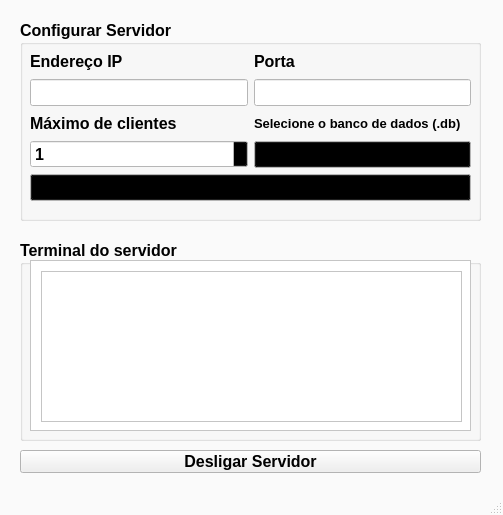
<?xml version="1.0" encoding="UTF-8"?>
<ui version="4.0">
 <class>Servidor</class>
 <widget class="QMainWindow" name="Servidor">
  <property name="geometry">
   <rect>
    <x>0</x>
    <y>0</y>
    <width>503</width>
    <height>515</height>
   </rect>
  </property>
  <property name="maximumSize">
   <size>
    <width>503</width>
    <height>515</height>
   </size>
  </property>
  <property name="palette">
   <palette>
    <active>
     <colorrole role="Base">
      <brush brushstyle="SolidPattern">
       <color alpha="255">
        <red>255</red>
        <green>255</green>
        <blue>255</blue>
       </color>
      </brush>
     </colorrole>
     <colorrole role="Window">
      <brush brushstyle="SolidPattern">
       <color alpha="255">
        <red>250</red>
        <green>250</green>
        <blue>250</blue>
       </color>
      </brush>
     </colorrole>
    </active>
    <inactive>
     <colorrole role="Base">
      <brush brushstyle="SolidPattern">
       <color alpha="255">
        <red>255</red>
        <green>255</green>
        <blue>255</blue>
       </color>
      </brush>
     </colorrole>
     <colorrole role="Window">
      <brush brushstyle="SolidPattern">
       <color alpha="255">
        <red>250</red>
        <green>250</green>
        <blue>250</blue>
       </color>
      </brush>
     </colorrole>
    </inactive>
    <disabled>
     <colorrole role="Base">
      <brush brushstyle="SolidPattern">
       <color alpha="255">
        <red>250</red>
        <green>250</green>
        <blue>250</blue>
       </color>
      </brush>
     </colorrole>
     <colorrole role="Window">
      <brush brushstyle="SolidPattern">
       <color alpha="255">
        <red>250</red>
        <green>250</green>
        <blue>250</blue>
       </color>
      </brush>
     </colorrole>
    </disabled>
   </palette>
  </property>
  <property name="windowTitle">
   <string>Servidor</string>
  </property>
  <property name="autoFillBackground">
   <bool>true</bool>
  </property>
  <widget class="QWidget" name="centralwidget">
   <widget class="QGroupBox" name="groupBox">
    <property name="geometry">
     <rect>
      <x>20</x>
      <y>20</y>
      <width>461</width>
      <height>201</height>
     </rect>
    </property>
    <property name="palette">
     <palette>
      <active>
       <colorrole role="WindowText">
        <brush brushstyle="SolidPattern">
         <color alpha="255">
          <red>0</red>
          <green>0</green>
          <blue>0</blue>
         </color>
        </brush>
       </colorrole>
       <colorrole role="Button">
        <brush brushstyle="SolidPattern">
         <color alpha="255">
          <red>0</red>
          <green>0</green>
          <blue>0</blue>
         </color>
        </brush>
       </colorrole>
       <colorrole role="Midlight">
        <brush brushstyle="SolidPattern">
         <color alpha="255">
          <red>0</red>
          <green>0</green>
          <blue>0</blue>
         </color>
        </brush>
       </colorrole>
       <colorrole role="Dark">
        <brush brushstyle="SolidPattern">
         <color alpha="255">
          <red>0</red>
          <green>0</green>
          <blue>0</blue>
         </color>
        </brush>
       </colorrole>
       <colorrole role="Mid">
        <brush brushstyle="SolidPattern">
         <color alpha="255">
          <red>0</red>
          <green>0</green>
          <blue>0</blue>
         </color>
        </brush>
       </colorrole>
       <colorrole role="Text">
        <brush brushstyle="SolidPattern">
         <color alpha="255">
          <red>0</red>
          <green>0</green>
          <blue>0</blue>
         </color>
        </brush>
       </colorrole>
       <colorrole role="ButtonText">
        <brush brushstyle="SolidPattern">
         <color alpha="255">
          <red>0</red>
          <green>0</green>
          <blue>0</blue>
         </color>
        </brush>
       </colorrole>
       <colorrole role="Base">
        <brush brushstyle="SolidPattern">
         <color alpha="255">
          <red>255</red>
          <green>255</green>
          <blue>255</blue>
         </color>
        </brush>
       </colorrole>
       <colorrole role="Window">
        <brush brushstyle="SolidPattern">
         <color alpha="255">
          <red>255</red>
          <green>255</green>
          <blue>255</blue>
         </color>
        </brush>
       </colorrole>
       <colorrole role="Shadow">
        <brush brushstyle="SolidPattern">
         <color alpha="255">
          <red>0</red>
          <green>0</green>
          <blue>0</blue>
         </color>
        </brush>
       </colorrole>
       <colorrole role="AlternateBase">
        <brush brushstyle="SolidPattern">
         <color alpha="255">
          <red>0</red>
          <green>0</green>
          <blue>0</blue>
         </color>
        </brush>
       </colorrole>
       <colorrole role="PlaceholderText">
        <brush brushstyle="SolidPattern">
         <color alpha="128">
          <red>0</red>
          <green>0</green>
          <blue>0</blue>
         </color>
        </brush>
       </colorrole>
      </active>
      <inactive>
       <colorrole role="WindowText">
        <brush brushstyle="SolidPattern">
         <color alpha="255">
          <red>0</red>
          <green>0</green>
          <blue>0</blue>
         </color>
        </brush>
       </colorrole>
       <colorrole role="Button">
        <brush brushstyle="SolidPattern">
         <color alpha="255">
          <red>0</red>
          <green>0</green>
          <blue>0</blue>
         </color>
        </brush>
       </colorrole>
       <colorrole role="Midlight">
        <brush brushstyle="SolidPattern">
         <color alpha="255">
          <red>0</red>
          <green>0</green>
          <blue>0</blue>
         </color>
        </brush>
       </colorrole>
       <colorrole role="Dark">
        <brush brushstyle="SolidPattern">
         <color alpha="255">
          <red>0</red>
          <green>0</green>
          <blue>0</blue>
         </color>
        </brush>
       </colorrole>
       <colorrole role="Mid">
        <brush brushstyle="SolidPattern">
         <color alpha="255">
          <red>0</red>
          <green>0</green>
          <blue>0</blue>
         </color>
        </brush>
       </colorrole>
       <colorrole role="Text">
        <brush brushstyle="SolidPattern">
         <color alpha="255">
          <red>0</red>
          <green>0</green>
          <blue>0</blue>
         </color>
        </brush>
       </colorrole>
       <colorrole role="ButtonText">
        <brush brushstyle="SolidPattern">
         <color alpha="255">
          <red>0</red>
          <green>0</green>
          <blue>0</blue>
         </color>
        </brush>
       </colorrole>
       <colorrole role="Base">
        <brush brushstyle="SolidPattern">
         <color alpha="255">
          <red>255</red>
          <green>255</green>
          <blue>255</blue>
         </color>
        </brush>
       </colorrole>
       <colorrole role="Window">
        <brush brushstyle="SolidPattern">
         <color alpha="255">
          <red>255</red>
          <green>255</green>
          <blue>255</blue>
         </color>
        </brush>
       </colorrole>
       <colorrole role="Shadow">
        <brush brushstyle="SolidPattern">
         <color alpha="255">
          <red>0</red>
          <green>0</green>
          <blue>0</blue>
         </color>
        </brush>
       </colorrole>
       <colorrole role="AlternateBase">
        <brush brushstyle="SolidPattern">
         <color alpha="255">
          <red>0</red>
          <green>0</green>
          <blue>0</blue>
         </color>
        </brush>
       </colorrole>
       <colorrole role="PlaceholderText">
        <brush brushstyle="SolidPattern">
         <color alpha="128">
          <red>0</red>
          <green>0</green>
          <blue>0</blue>
         </color>
        </brush>
       </colorrole>
      </inactive>
      <disabled>
       <colorrole role="WindowText">
        <brush brushstyle="SolidPattern">
         <color alpha="255">
          <red>0</red>
          <green>0</green>
          <blue>0</blue>
         </color>
        </brush>
       </colorrole>
       <colorrole role="Button">
        <brush brushstyle="SolidPattern">
         <color alpha="255">
          <red>0</red>
          <green>0</green>
          <blue>0</blue>
         </color>
        </brush>
       </colorrole>
       <colorrole role="Midlight">
        <brush brushstyle="SolidPattern">
         <color alpha="255">
          <red>0</red>
          <green>0</green>
          <blue>0</blue>
         </color>
        </brush>
       </colorrole>
       <colorrole role="Dark">
        <brush brushstyle="SolidPattern">
         <color alpha="255">
          <red>0</red>
          <green>0</green>
          <blue>0</blue>
         </color>
        </brush>
       </colorrole>
       <colorrole role="Mid">
        <brush brushstyle="SolidPattern">
         <color alpha="255">
          <red>0</red>
          <green>0</green>
          <blue>0</blue>
         </color>
        </brush>
       </colorrole>
       <colorrole role="Text">
        <brush brushstyle="SolidPattern">
         <color alpha="255">
          <red>0</red>
          <green>0</green>
          <blue>0</blue>
         </color>
        </brush>
       </colorrole>
       <colorrole role="ButtonText">
        <brush brushstyle="SolidPattern">
         <color alpha="255">
          <red>0</red>
          <green>0</green>
          <blue>0</blue>
         </color>
        </brush>
       </colorrole>
       <colorrole role="Base">
        <brush brushstyle="SolidPattern">
         <color alpha="255">
          <red>255</red>
          <green>255</green>
          <blue>255</blue>
         </color>
        </brush>
       </colorrole>
       <colorrole role="Window">
        <brush brushstyle="SolidPattern">
         <color alpha="255">
          <red>255</red>
          <green>255</green>
          <blue>255</blue>
         </color>
        </brush>
       </colorrole>
       <colorrole role="Shadow">
        <brush brushstyle="SolidPattern">
         <color alpha="255">
          <red>0</red>
          <green>0</green>
          <blue>0</blue>
         </color>
        </brush>
       </colorrole>
       <colorrole role="AlternateBase">
        <brush brushstyle="SolidPattern">
         <color alpha="255">
          <red>0</red>
          <green>0</green>
          <blue>0</blue>
         </color>
        </brush>
       </colorrole>
       <colorrole role="PlaceholderText">
        <brush brushstyle="SolidPattern">
         <color alpha="128">
          <red>0</red>
          <green>0</green>
          <blue>0</blue>
         </color>
        </brush>
       </colorrole>
      </disabled>
     </palette>
    </property>
    <property name="font">
     <font>
      <family>Arial</family>
      <pointsize>12</pointsize>
      <weight>75</weight>
      <bold>true</bold>
     </font>
    </property>
    <property name="autoFillBackground">
     <bool>false</bool>
    </property>
    <property name="title">
     <string>Configurar Servidor</string>
    </property>
    <widget class="QWidget" name="gridLayoutWidget">
     <property name="geometry">
      <rect>
       <x>10</x>
       <y>30</y>
       <width>441</width>
       <height>151</height>
      </rect>
     </property>
     <layout class="QGridLayout" name="area_configuracoes">
      <item row="2" column="0">
       <widget class="QPushButton" name="botao_iniciar">
        <property name="text">
         <string>Inicializar Servidor</string>
        </property>
       </widget>
      </item>
      <item row="1" column="0">
       <layout class="QHBoxLayout" name="Clientes_Banco">
        <item>
         <layout class="QVBoxLayout" name="clientes">
          <item>
           <widget class="QLabel" name="label_maxclientes">
            <property name="text">
             <string>Máximo de clientes</string>
            </property>
           </widget>
          </item>
          <item>
           <widget class="QSpinBox" name="spinbox_maxclientes">
            <property name="minimum">
             <number>1</number>
            </property>
            <property name="maximum">
             <number>1000</number>
            </property>
           </widget>
          </item>
         </layout>
        </item>
        <item>
         <layout class="QVBoxLayout" name="banco">
          <item>
           <widget class="QLabel" name="label_banco">
            <property name="font">
             <font>
              <pointsize>10</pointsize>
              <weight>75</weight>
              <bold>true</bold>
             </font>
            </property>
            <property name="text">
             <string>Selecione o banco de dados (.db)</string>
            </property>
           </widget>
          </item>
          <item>
           <widget class="QPushButton" name="botao_escolher_banco">
            <property name="text">
             <string>Selecionar arquivo...</string>
            </property>
           </widget>
          </item>
         </layout>
        </item>
       </layout>
      </item>
      <item row="0" column="0">
       <layout class="QHBoxLayout" name="rede">
        <item>
         <layout class="QVBoxLayout" name="ip">
          <item>
           <widget class="QLabel" name="label_ip">
            <property name="text">
             <string>Endereço IP</string>
            </property>
           </widget>
          </item>
          <item>
           <widget class="QLineEdit" name="campo_ip"/>
          </item>
         </layout>
        </item>
        <item>
         <layout class="QVBoxLayout" name="porta">
          <item>
           <widget class="QLabel" name="label_porta">
            <property name="text">
             <string>Porta</string>
            </property>
           </widget>
          </item>
          <item>
           <widget class="QLineEdit" name="campo_porta"/>
          </item>
         </layout>
        </item>
       </layout>
      </item>
     </layout>
    </widget>
   </widget>
   <widget class="QGroupBox" name="Terminal">
    <property name="geometry">
     <rect>
      <x>20</x>
      <y>240</y>
      <width>461</width>
      <height>201</height>
     </rect>
    </property>
    <property name="palette">
     <palette>
      <active>
       <colorrole role="Base">
        <brush brushstyle="SolidPattern">
         <color alpha="255">
          <red>255</red>
          <green>255</green>
          <blue>255</blue>
         </color>
        </brush>
       </colorrole>
       <colorrole role="Window">
        <brush brushstyle="SolidPattern">
         <color alpha="255">
          <red>255</red>
          <green>255</green>
          <blue>255</blue>
         </color>
        </brush>
       </colorrole>
      </active>
      <inactive>
       <colorrole role="Base">
        <brush brushstyle="SolidPattern">
         <color alpha="255">
          <red>255</red>
          <green>255</green>
          <blue>255</blue>
         </color>
        </brush>
       </colorrole>
       <colorrole role="Window">
        <brush brushstyle="SolidPattern">
         <color alpha="255">
          <red>255</red>
          <green>255</green>
          <blue>255</blue>
         </color>
        </brush>
       </colorrole>
      </inactive>
      <disabled>
       <colorrole role="Base">
        <brush brushstyle="SolidPattern">
         <color alpha="255">
          <red>255</red>
          <green>255</green>
          <blue>255</blue>
         </color>
        </brush>
       </colorrole>
       <colorrole role="Window">
        <brush brushstyle="SolidPattern">
         <color alpha="255">
          <red>255</red>
          <green>255</green>
          <blue>255</blue>
         </color>
        </brush>
       </colorrole>
      </disabled>
     </palette>
    </property>
    <property name="font">
     <font>
      <family>Arial</family>
      <pointsize>12</pointsize>
      <weight>75</weight>
      <bold>true</bold>
     </font>
    </property>
    <property name="layoutDirection">
     <enum>Qt::LeftToRight</enum>
    </property>
    <property name="autoFillBackground">
     <bool>false</bool>
    </property>
    <property name="title">
     <string>Terminal do servidor</string>
    </property>
    <widget class="QScrollArea" name="terminal_servidor">
     <property name="geometry">
      <rect>
       <x>10</x>
       <y>20</y>
       <width>441</width>
       <height>171</height>
      </rect>
     </property>
     <property name="autoFillBackground">
      <bool>false</bool>
     </property>
     <property name="widgetResizable">
      <bool>true</bool>
     </property>
     <widget class="QWidget" name="scrollAreaWidgetContents">
      <property name="geometry">
       <rect>
        <x>0</x>
        <y>0</y>
        <width>439</width>
        <height>169</height>
       </rect>
      </property>
      <widget class="QTextEdit" name="terminal_informacoes">
       <property name="geometry">
        <rect>
         <x>10</x>
         <y>10</y>
         <width>421</width>
         <height>151</height>
        </rect>
       </property>
       <property name="font">
        <font>
         <pointsize>9</pointsize>
         <weight>50</weight>
         <bold>false</bold>
        </font>
       </property>
      </widget>
     </widget>
    </widget>
   </widget>
   <widget class="QPushButton" name="botao_desligar">
    <property name="geometry">
     <rect>
      <x>20</x>
      <y>450</y>
      <width>461</width>
      <height>23</height>
     </rect>
    </property>
    <property name="font">
     <font>
      <family>Arial</family>
      <pointsize>12</pointsize>
      <weight>75</weight>
      <bold>true</bold>
     </font>
    </property>
    <property name="text">
     <string>Desligar Servidor</string>
    </property>
   </widget>
  </widget>
  <widget class="QStatusBar" name="statusbar"/>
 </widget>
 <resources/>
 <connections/>
</ui>
